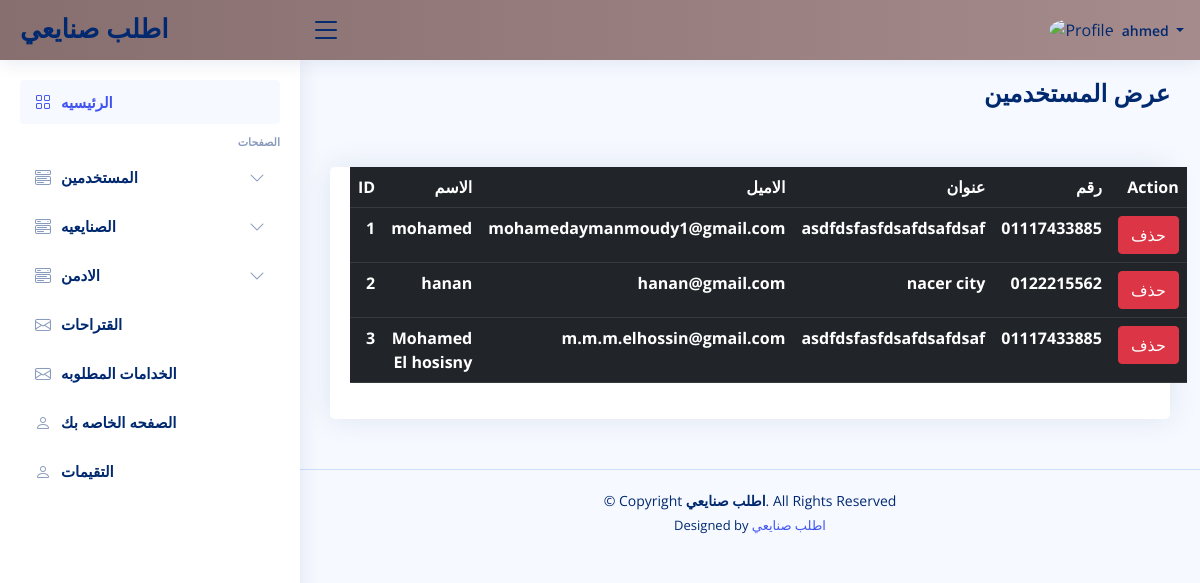
Before: /admin/users/list.php (signed in) with the older database file.
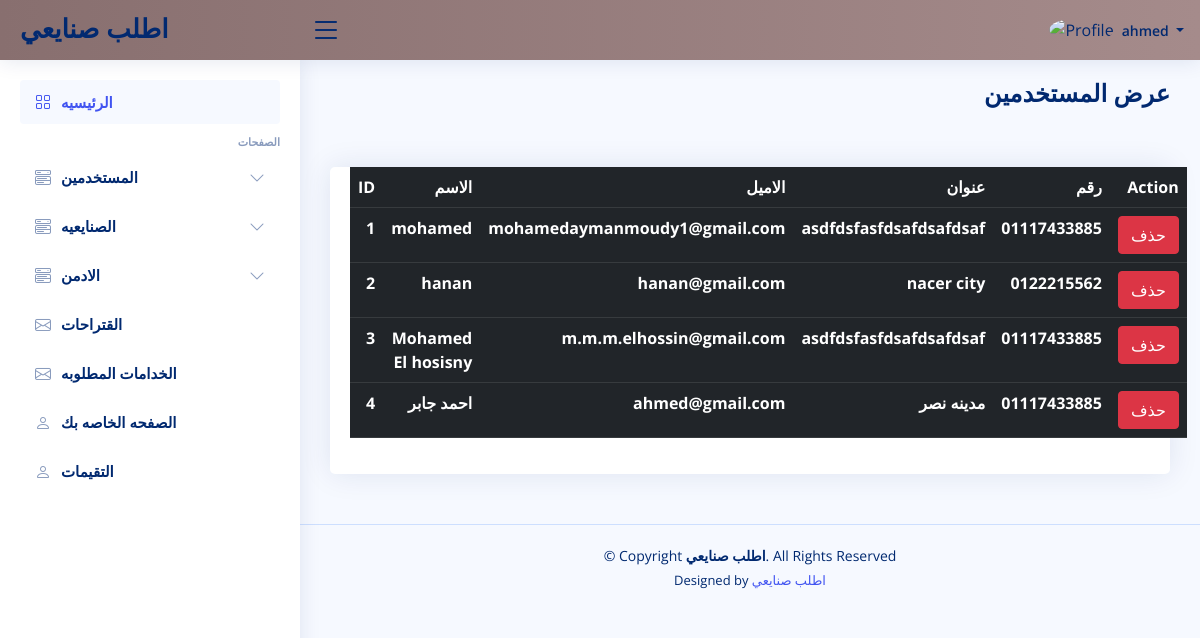
After: the same page with the newer database file.
### tables this page shows
CREATE TABLE `users` (
  `id` int(11) NOT NULL,
  `name` varchar(20) NOT NULL,
  `email` varchar(66) NOT NULL,
  `password` varchar(23) NOT NULL,
  `address` varchar(333) NOT NULL,
  `phone` varchar(12) NOT NULL
);

### admin/users/list.php (the view, shortened to what this page needs)
<?php
include '../shared/head.php';
include '../shared/header.php';
include '../shared/aside.php';
include '../sharedFunc/db.php';
$select = "SELECT * FROM `users`";
$s = mysqli_query($conn, $select);
?>
<main id="main" class="main">
  <div class="pagetitle">
    <h1>عرض المستخدمين</h1>
  </div>
  <section class="section dashboard">
    <div class="row">
      <div class="container  mt-5 text-center">
        <div class="card">
          <div class="card-body">
            <table class="table table-dark">
              <tr>
                <th>ID</th>
                <th>الاسم</th>
                <th>الاميل</th>
                <th>عنوان</th>
                <th>رقم</th>
                <th colspan="3">Action</th>
              </tr>
              <?php foreach ($s as $data) { ?>
                <tr>
                  <th> <?php echo $data['id'] ?> </th>
                  <th> <?php echo $data['name'] ?> </th>
                  <th> <?php echo $data['email'] ?> </th>
                  <th> <?php echo $data['address'] ?> </th>
                  <th> <?php echo $data['phone'] ?> </th>
                  <th> <a class="btn btn-danger" onclick="return confirm('are your Sure !')" href="/safar/admin/users/list.php?delete=<?php echo $data['id'] ?>">حذف </a> </th>
                </tr>
              <?php } ?>
            </table>
          </div>
        </div>
      </div>
    </div>
  </section>
</main>
<?php
include '../shared/footer.php';
include '../shared/script.php';
?>

Changed rows visible on the page:
added users: id "4", name "احمد جابر", email "ahmed@gmail.com", address "مدينه نصر", phone "01117433885"
